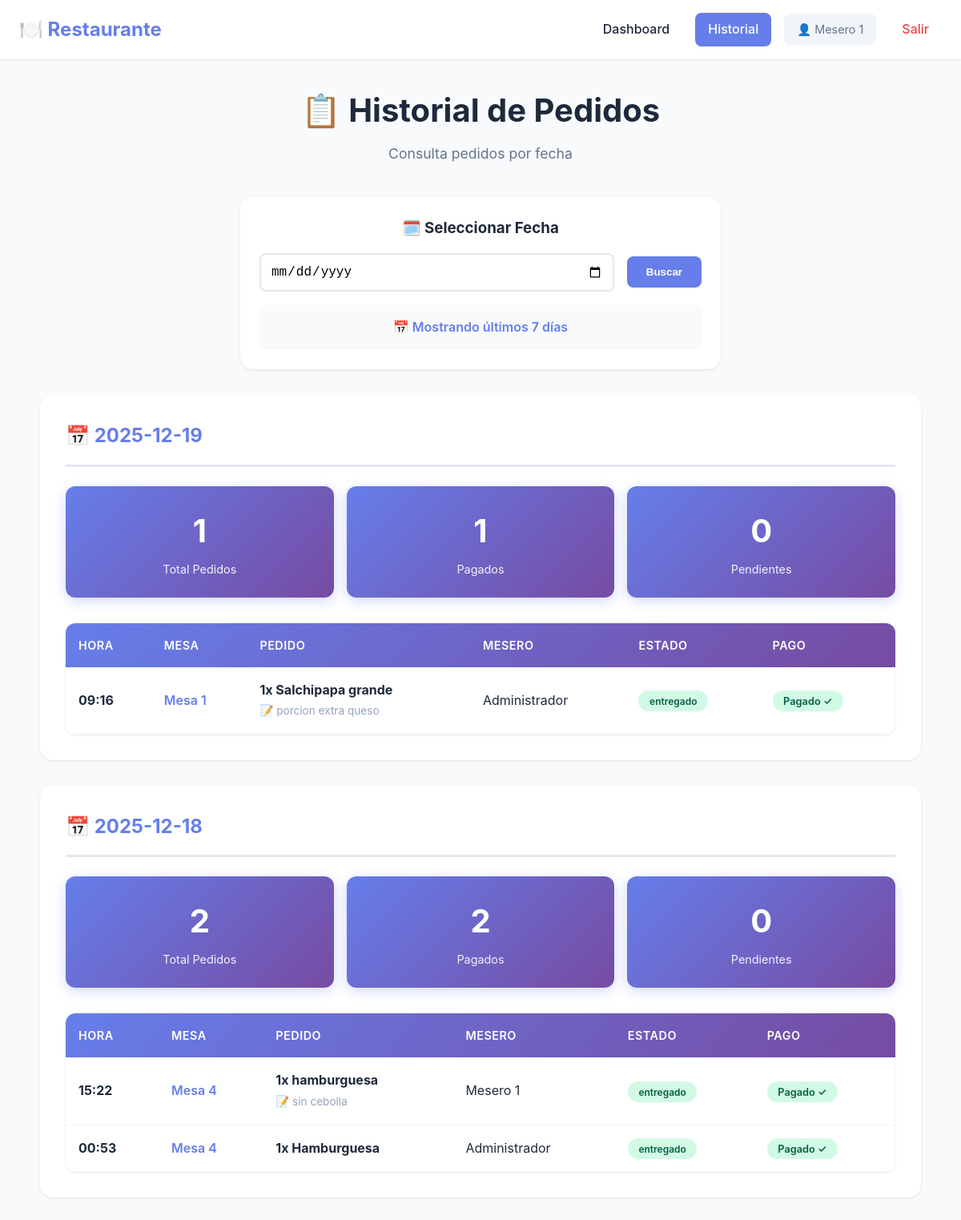
Page /historial (signed in) on the committed database.
### app.py (models this page shows, shortened)
class Usuario(UserMixin, db.Model):
    id = db.Column(db.Integer, primary_key=True)
    username = db.Column(db.String(80), unique=True, nullable=False)
    password_hash = db.Column(db.String(200), nullable=False)
    nombre = db.Column(db.String(100), nullable=False)
    rol = db.Column(db.String(20), default='mesero')  # mesero, cocina, admin

class Pedido(db.Model):
    id = db.Column(db.Integer, primary_key=True)
    fecha = db.Column(db.DateTime, default=datetime.now)
    mesa_id = db.Column(db.Integer, db.ForeignKey('mesa.id'), nullable=False)
    sesion_id = db.Column(db.Integer, db.ForeignKey('sesion.id'), nullable=True)
    mesero_id = db.Column(db.Integer, db.ForeignKey('usuario.id'), nullable=False)
    producto = db.Column(db.String(200), nullable=False)
    cantidad = db.Column(db.Integer, default=1)
    notas = db.Column(db.Text)
    estado = db.Column(db.String(20), default='pendiente')  # pendiente, preparando, listo, entregado
    pagado = db.Column(db.Boolean, default=False)
    mesa = db.relationship('Mesa', backref='pedidos')
    mesero = db.relationship('Usuario', backref='pedidos')

class Mesa(db.Model):
    id = db.Column(db.Integer, primary_key=True)
    numero = db.Column(db.Integer, nullable=False, unique=True)
    capacidad = db.Column(db.Integer, default=4)
    activa = db.Column(db.Boolean, default=True)

### app.py (the view, shortened to what this page needs)
@app.route("/historial")
@login_required
def historial():
    fecha_param = request.args.get('fecha')
    fecha_seleccionada = None
    pedidos_por_dia = {}
    if not fecha_param:
        pedidos = Pedido.query.order_by(Pedido.fecha.desc()).limit(500).all()
        for pedido in pedidos:
            fecha_str = pedido.fecha.strftime('%Y-%m-%d')
            if fecha_str not in pedidos_por_dia:
                pedidos_por_dia[fecha_str] = []
            pedidos_por_dia[fecha_str].append(pedido)
        pedidos_por_dia = dict(list(pedidos_por_dia.items())[:7])
    return render_template("historial.html",
                         pedidos_por_dia=pedidos_por_dia,
                         fecha_seleccionada=fecha_seleccionada,
                         now=datetime.now())

### app.py (called while the page is built)
@login_manager.user_loader
def load_user(user_id):
    return Usuario.query.get(int(user_id))

### templates/historial.html (shortened to what this page needs)
<!DOCTYPE html>
<html lang="es">
<head>
</head>
<body>
    <nav class="navbar">
        <div class="nav-container">
            <div class="nav-brand">🍽️ Restaurante</div>
            <div class="nav-menu">
                <a href="{{ url_for('dashboard') }}" class="nav-link">Dashboard</a>
                <a href="{{ url_for('historial') }}" class="nav-link active">Historial</a>
                <span class="nav-user">👤 {{ current_user.nombre }}</span>
                <a href="{{ url_for('logout') }}" class="nav-link nav-logout">Salir</a>
            </div>
        </div>
    </nav>
    <div class="container">
        <div class="page-header">
            <h1>📋 Historial de Pedidos</h1>
            <p class="subtitle">Consulta pedidos por fecha</p>
        </div>
        <div class="fecha-navegacion">
            <h3>🗓️ Seleccionar Fecha</h3>
            <form method="GET" class="fecha-controls">
                <input type="date" name="fecha" id="fecha"
                       value="{{ fecha_seleccionada.strftime('%Y-%m-%d') if fecha_seleccionada else '' }}"
                       max="{{ now.strftime('%Y-%m-%d') if now else '' }}">
                <button type="submit">Buscar</button>
            </form>
            {% if fecha_seleccionada %}
            <div class="fecha-actual">
                📅 Mostrando: {{ fecha_seleccionada.strftime('%d/%m/%Y') }}
                <a href="{{ url_for('historial') }}" style="margin-left: 1rem; color: #667eea; text-decoration: none;">Ver todos</a>
            </div>
            {% else %}
            <div class="fecha-actual">
                📅 Mostrando últimos 7 días
            </div>
            {% endif %}
        </div>
        <div class="historial-container">
            {% if pedidos_por_dia %}
            {% for fecha, pedidos in pedidos_por_dia.items() %}
            <div class="historial-dia">
                <h2 class="dia-header">📅 {{ fecha }}</h2>
                <div class="historial-stats">
                    <div class="stat-card">
                        <span class="stat-value">{{ pedidos|length }}</span>
                        <span class="stat-label">Total Pedidos</span>
                    </div>
                    <div class="stat-card">
                        <span class="stat-value">{{ pedidos|selectattr('pagado', 'equalto', True)|list|length }}</span>
                        <span class="stat-label">Pagados</span>
                    </div>
                    <div class="stat-card">
                        <span class="stat-value">{{ pedidos|selectattr('pagado', 'equalto', False)|list|length }}</span>
                        <span class="stat-label">Pendientes</span>
                    </div>
                </div>
                <div class="historial-table-container">
                    <table class="historial-table">
                        <thead>
                            <tr>
                                <th>Hora</th>
                                <th>Mesa</th>
                                <th>Pedido</th>
                                <th>Mesero</th>
                                <th>Estado</th>
                                <th>Pago</th>
                            </tr>
                        </thead>
                        <tbody>
                            {% for pedido in pedidos %}
                            <tr>
                                <td><strong>{{ pedido.fecha.strftime('%H:%M') }}</strong></td>
                                <td class="mesa-cell">Mesa {{ pedido.mesa.numero }}</td>
                                <td>
                                    <strong>{{ pedido.cantidad }}x {{ pedido.producto }}</strong>
                                    {% if pedido.notas %}
                                    <br><small class="text-muted">📝 {{ pedido.notas }}</small>
                                    {% endif %}
                                </td>
                                <td>{{ pedido.mesero.nombre }}</td>
                                <td><span class="estado-badge estado-{{ pedido.estado }}">{{ pedido.estado }}</span></td>
                                <td>
                                    {% if pedido.pagado %}
                                    <span class="badge badge-success">Pagado ✓</span>
                                    {% else %}
                                    <a href="{{ url_for('marcar_pagado', pedido_id=pedido.id) }}"
                                       class="btn btn-success btn-xs"
                                       onclick="return confirm('¿Marcar como pagado?')">💰 Pagar</a>
                                    {% endif %}
                                </td>
                            </tr>
                            {% endfor %}
                        </tbody>
                    </table>
                </div>
            </div>
            {% endfor %}
            {% else %}
            <div class="empty-state">
                <div class="empty-icon">📭</div>
                <h2>No hay pedidos registrados</h2>
                <p>Los pedidos aparecerán aquí una vez que se creen</p>
            </div>
            {% endif %}
        </div>
    </div>
</body>
</html>

### templates/historial.html (style rules this page uses)
* { margin: 0; padding: 0; box-sizing: border-box; }
body { font-family: -apple-system, BlinkMacSystemFont, 'Segoe UI', Roboto, Oxygen, Ubuntu, Cantarell, sans-serif; background: #f8fafc; color: #1e293b; line-height: 1.6; }
.navbar { background: white; box-shadow: 0 1px 3px rgba(0,0,0,0.1); position: sticky; top: 0; z-index: 1000; }
.nav-container { max-width: 1400px; margin: 0 auto; padding: 1rem 1.5rem; display: flex; justify-content: space-between; align-items: center; }
.nav-brand { font-size: 1.5rem; font-weight: bold; color: #667eea; }
.nav-menu { display: flex; gap: 1rem; align-items: center; }
.nav-link { color: #1e293b; text-decoration: none; padding: 0.5rem 1rem; border-radius: 0.5rem; transition: all 0.3s; font-weight: 500; }
.nav-link.active { background: #667eea; color: white; }
.nav-logout { color: #ef4444; }
.nav-user { color: #64748b; font-size: 0.9rem; padding: 0.5rem 1rem; background: #f1f5f9; border-radius: 0.5rem; }
.container { max-width: 1200px; margin: 0 auto; padding: 2rem 1.5rem; }
.page-header { text-align: center; margin-bottom: 2.5rem; }
.page-header h1 { font-size: 2.5rem; margin-bottom: 0.5rem; color: #1e293b; }
.subtitle { color: #64748b; font-size: 1.1rem; }
.fecha-navegacion { max-width: 600px; margin: 0 auto 2rem; background: white; padding: 1.5rem; border-radius: 1rem; box-shadow: 0 1px 3px rgba(0,0,0,0.1); }
.fecha-navegacion h3 { text-align: center; margin-bottom: 1rem; color: #1e293b; }
.fecha-controls { display: flex; gap: 1rem; align-items: center; }
.fecha-controls input[type="date"] { flex: 1; padding: 0.75rem; border: 2px solid #e2e8f0; border-radius: 0.5rem; font-size: 1rem; }
.fecha-controls button { padding: 0.75rem 1.5rem; background: #667eea; color: white; border: none; border-radius: 0.5rem; font-weight: 600; cursor: pointer; transition: all 0.3s; }
.fecha-actual { text-align: center; padding: 1rem; background: #f8fafc; border-radius: 0.5rem; margin-top: 1rem; font-weight: 600; color: #667eea; }
.historial-container { max-width: 1100px; margin: 0 auto; }
.historial-dia { background: white; padding: 2rem; border-radius: 1rem; box-shadow: 0 1px 3px rgba(0,0,0,0.1); margin-bottom: 2rem; animation: fadeIn 0.5s ease-out; }
.dia-header { color: #667eea; margin-bottom: 1.5rem; padding-bottom: 1rem; border-bottom: 3px solid #e2e8f0; font-size: 1.5rem; }
.historial-stats { display: grid; grid-template-columns: repeat(auto-fit, minmax(150px, 1fr)); gap: 1rem; margin-bottom: 2rem; }
.stat-card { text-align: center; padding: 1.5rem; background: linear-gradient(135deg, #667eea 0%, #764ba2 100%); border-radius: 0.75rem; color: white; box-shadow: 0 4px 15px rgba(102, 126, 234, 0.3); }
.stat-value { display: block; font-size: 2.5rem; font-weight: bold; margin-bottom: 0.25rem; }
.stat-label { display: block; font-size: 0.9rem; opacity: 0.9; }
.historial-table-container { overflow-x: auto; border-radius: 0.75rem; box-shadow: 0 1px 3px rgba(0,0,0,0.1); }
.historial-table { width: 100%; border-collapse: collapse; background: white; }
.historial-table thead { background: linear-gradient(135deg, #667eea 0%, #764ba2 100%); color: white; }
.historial-table th { padding: 1rem; text-align: left; font-weight: 600; font-size: 0.9rem; text-transform: uppercase; letter-spacing: 0.5px; }
.historial-table td { padding: 1rem; border-bottom: 1px solid #f1f5f9; }
.historial-table tbody tr { transition: background 0.2s; }
.mesa-cell { font-weight: 600; color: #667eea; }
.text-muted { color: #94a3b8; font-size: 0.85rem; }
.badge { padding: 0.35rem 0.85rem; border-radius: 1rem; font-size: 0.8rem; font-weight: 600; }
.badge-success { background: #d1fae5; color: #065f46; }
.estado-badge { padding: 0.35rem 0.85rem; border-radius: 1rem; font-size: 0.75rem; font-weight: 600; white-space: nowrap; }
.estado-entregado { background: #d1fae5; color: #065f46; }

### rows in the picture
Usuario: nombre "Mesero 1"
Pedido: fecha "09:16", mesa.numero "1", cantidad "1", producto "Salchipapa grande", notas "porcion extra queso", mesero.nombre "Administrador", estado "entregado", pagado "Pagado ✓"
Pedido: fecha "15:22", mesa.numero "4", cantidad "1", producto "hamburguesa", notas "sin cebolla", mesero.nombre "Mesero 1", estado "entregado", pagado "Pagado ✓"
Pedido: fecha "00:53", mesa.numero "4", cantidad "1", producto "Hamburguesa", mesero.nombre "Administrador", estado "entregado", pagado "Pagado ✓"

### other values in the picture
{{ fecha }} "2025-12-19" "2025-12-18"
{{ pedidos|length }} "1" "2"
{{ pedidos|selectattr('pagado', 'equalto', True)|list|length }} "1" "2"
{{ pedidos|selectattr('pagado', 'equalto', False)|list|length }} "0" "0"
